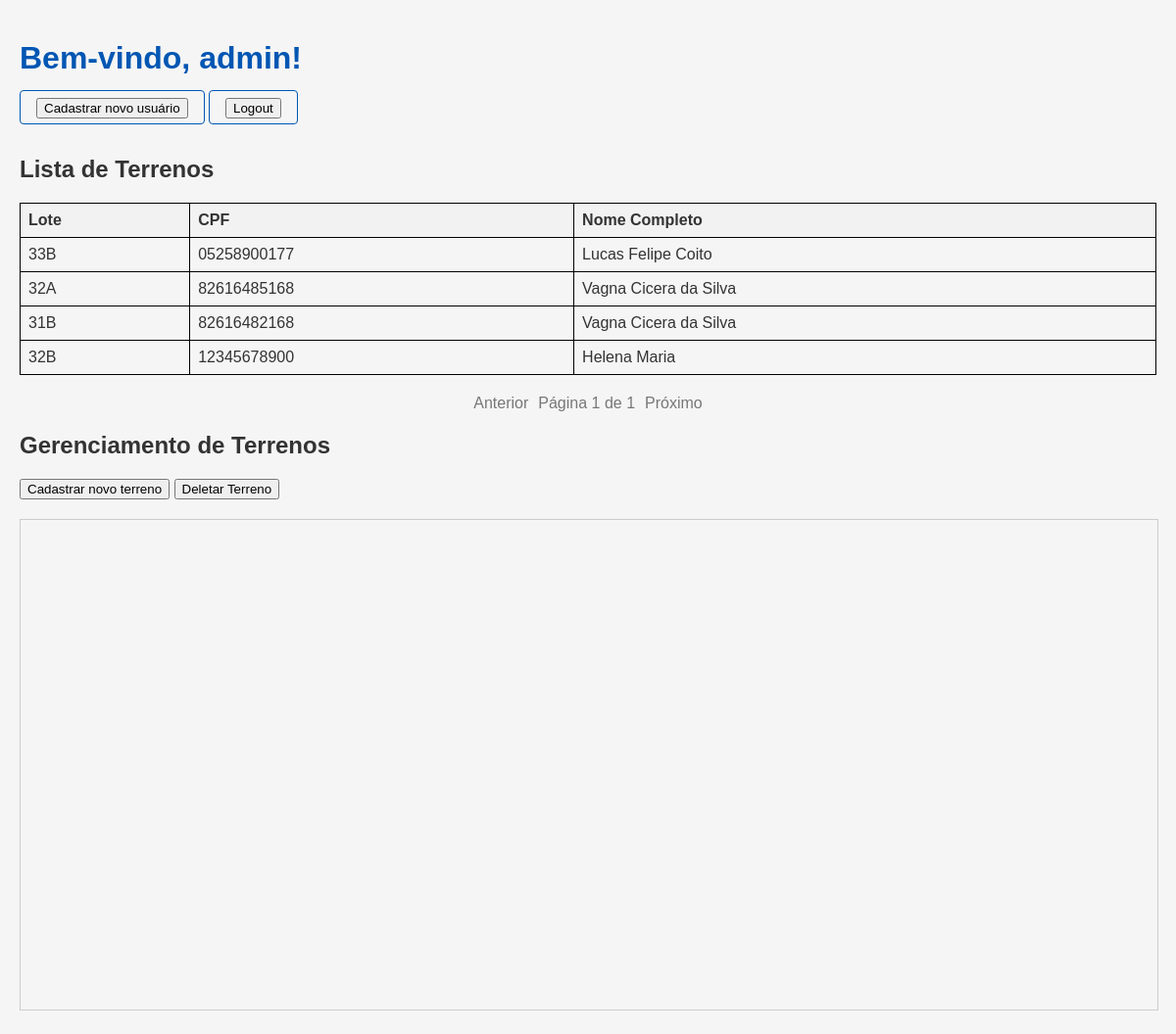
The app's page /admin (signed in) with its own data.
### modelos.py (models this page shows)
class Usuario(db.Model, UserMixin):
    id = db.Column(db.Integer, primary_key=True)
    username = db.Column(db.String(80), unique=True, nullable=False)
    password = db.Column(db.String(80), nullable=False)

class Terreno(db.Model):
    id = db.Column(db.Integer, primary_key=True)
    lote = db.Column(db.String(50), unique=True, nullable=False)
    cpf = db.Column(db.String(11), nullable=False)
    nome_completo = db.Column(db.String(100), nullable=False)

### acepraf.py (the view)
@app.route('/admin',methods=['GET','POST'])
@login_required
def admin():
    page = request.args.get('page', 1, type=int)
    terrenos_paginados = Terreno.query.paginate(page=page, per_page=20)
    return render_template('admin.html', terrenos=terrenos_paginados.items, pagination=terrenos_paginados)

### acepraf.py (called while the page is built)
@login_manager.user_loader
def load_user(user_id):
    return Usuario.query.get(int(user_id))

### templates/admin.html (shortened to what this page needs)
<!DOCTYPE html>
<html lang="pt-br">
<head>
    <link rel="stylesheet" href="{{ url_for('static', filename='css/estilo.css') }}">
</head>
<body>
    <h1>Bem-vindo, {{ current_user.username }}!</h1>
    <a href="{{ url_for('cadastro_usuario') }}"><button type="button">Cadastrar novo usuário</button></a>
    <a href="{{ url_for('logout') }}"><button type="button">Logout</button></a><br><br>
    <h2>Lista de Terrenos</h2>
    <table>
        <tr>
            <th>Lote</th>
            <th>CPF</th>
            <th>Nome Completo</th>
        </tr>
        {% for terreno in terrenos %}
        <tr>
            <td>{{ terreno.lote }}</td>
            <td>{{ terreno.cpf }}</td>
            <td>{{ terreno.nome_completo }}</td>
        </tr>
        {% endfor %}
    </table>
    <div class="pagination">
        {% if pagination.has_prev %}
            <a href="{{ url_for('admin', page=pagination.prev_num) }}"><button type="button">Anterior</button></a>
        {% else %}
            <span>Anterior</span>
        {% endif %}
        <span>Página {{ pagination.page }} de {{ pagination.pages }}</span>
        {% if pagination.has_next %}
            <a href="{{ url_for('admin', page=pagination.next_num) }}"><button type="button">Proximo</button></a>
        {% else %}
            <span>Próximo</span>
        {% endif %}
    </div>
    <h2>Gerenciamento de Terrenos</h2>
    <button type="button" onclick="loadIframe(cadastroUrl)">Cadastrar novo terreno</button>
    <button type="button" onclick="loadIframe(deletarUrl)">Deletar Terreno</button>
    <iframe src="" class="content-iframe" id="contentIframe"></iframe>
</body>
</html>

### static/estilo.css (style rules this page uses)
body { font-family: Arial, sans-serif; background-color: #f5f5f5; color: #333; margin: 0; padding: 20px; }
h1 { color: #0056b3; }
table { width: 100%; border-collapse: collapse; margin-bottom: 20px; border: 1px solid #000000; }
table, th, td { border: 1px solid #000000; }
th, td { padding: 8px; text-align: left; }
th { background-color: #f2f2f2; }
a { text-decoration: none; color: #0056b3; padding: 8px 16px; border: 1px solid #0056b3; border-radius: 4px; transition: background-color 0.3s; }
.pagination { display: flex; justify-content: center; align-items: center; margin-top: 20px; }
.pagination span, .pagination a { margin: 0 5px; }
.pagination span { color: #777; }

### templates/admin.html (style rules this page uses)
.content-iframe { width: 100%; height: 500px; border: 1px solid #ccc; margin-top: 20px; }

### records on screen
Usuario: username "admin"
Terreno: lote "33B", cpf "05258900177", nome_completo "Lucas Felipe Coito"
Terreno: lote "32A", cpf "82616485168", nome_completo "Vagna Cicera da Silva"
Terreno: lote "31B", cpf "82616482168", nome_completo "Vagna Cicera da Silva"
Terreno: lote "32B", cpf "12345678900", nome_completo "Helena Maria"

### other values on screen
{{ pagination.page }} "1"
{{ pagination.pages }} "1"
